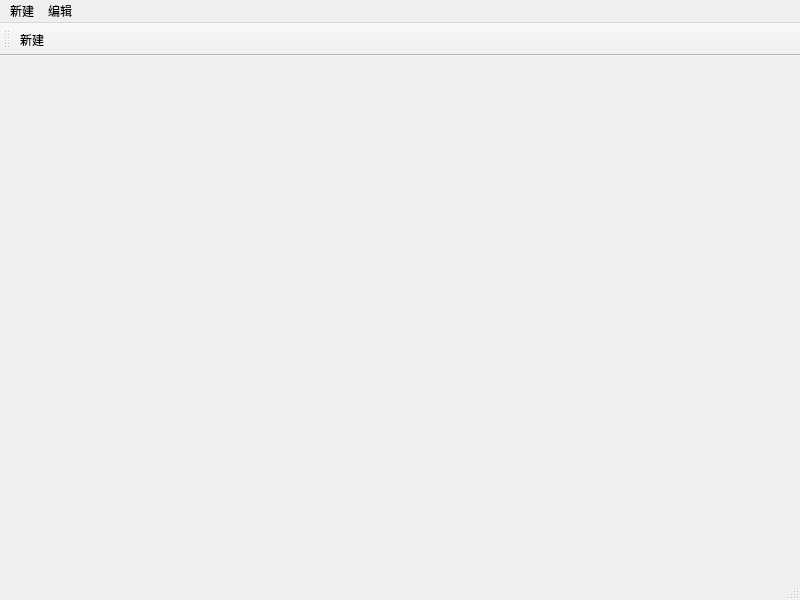
<?xml version="1.0" encoding="UTF-8"?>
<ui version="4.0">
 <class>MainWindow</class>
 <widget class="QMainWindow" name="MainWindow">
  <property name="geometry">
   <rect>
    <x>0</x>
    <y>0</y>
    <width>800</width>
    <height>600</height>
   </rect>
  </property>
  <property name="windowTitle">
   <string>MainWindow</string>
  </property>
  <widget class="QWidget" name="centralwidget"/>
  <widget class="QMenuBar" name="menubar">
   <property name="geometry">
    <rect>
     <x>0</x>
     <y>0</y>
     <width>800</width>
     <height>26</height>
    </rect>
   </property>
   <widget class="QMenu" name="menu">
    <property name="title">
     <string>新建</string>
    </property>
    <addaction name="actionNew"/>
   </widget>
   <widget class="QMenu" name="menu_2">
    <property name="title">
     <string>编辑</string>
    </property>
   </widget>
   <addaction name="menu"/>
   <addaction name="menu_2"/>
  </widget>
  <widget class="QStatusBar" name="statusbar"/>
  <widget class="QToolBar" name="toolBar">
   <property name="windowTitle">
    <string>toolBar</string>
   </property>
   <attribute name="toolBarArea">
    <enum>TopToolBarArea</enum>
   </attribute>
   <attribute name="toolBarBreak">
    <bool>false</bool>
   </attribute>
   <addaction name="actionNew"/>
  </widget>
  <action name="actionNew">
   <property name="text">
    <string>新建</string>
   </property>
  </action>
 </widget>
 <resources/>
 <connections/>
</ui>
